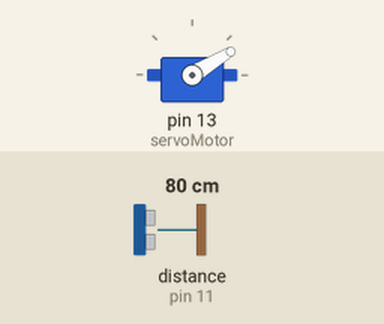
Recording of a sketch running on a simulated Arduino Uno, built with avr-gcc and run on an emulated ATmega328P. Shown: servo. Wiring (inferred from the names in the program): ultrasonic range finder: trigger pin 11; echo pin 11. The inputs (shaded band) are chosen by the test bench; at power-on: distance to the obstacle (sensor on pin 11) 80 cm. The echo pulse lasts 58.3 µs per cm.

Above: at 1.2 s.
1.3 s: distance to the obstacle (sensor on pin 11) set to 2 cm
At 2.5 s:
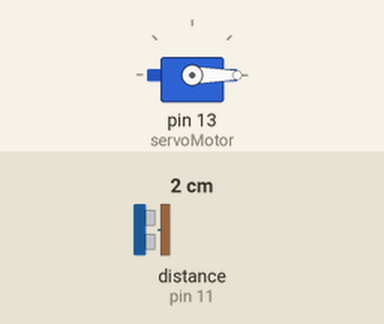
2.8 s: distance to the obstacle (sensor on pin 11) set to 120 cm
At 3.2 s:
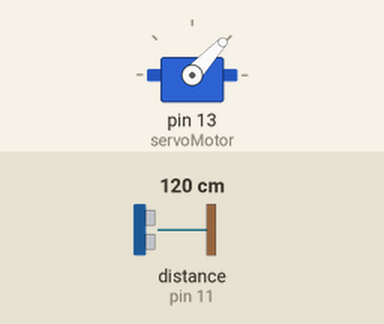
4.3 s: distance to the obstacle (sensor on pin 11) set to 250 cm
At 5.0 s:
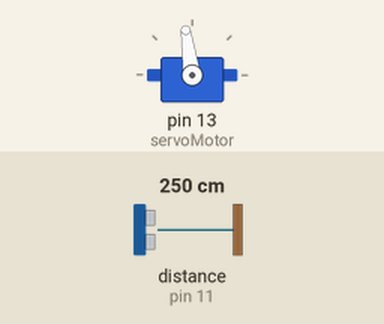
5.9 s: distance to the obstacle (sensor on pin 11) set to 299 cm
At 7.0 s:
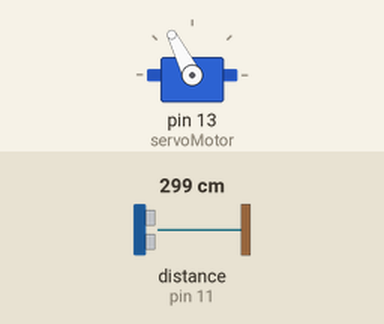
Timing chart, 0 to 8.5 s (numbered marks = the images above; inputs shaded):
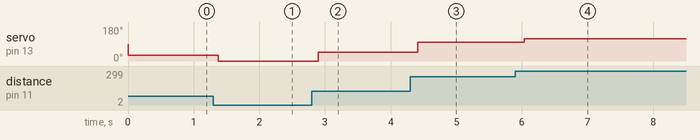

The sketch:

Servo.ino
```cpp
#include <Servo.h>
const int trigPin = 11;
const int echoPin = 11;
Servo servoMotor;
void setup()
{
  // initialize serial communication:
  Serial.begin(9600);
  servoMotor.attach(13);
}

void loop()
{
  long duration, inches, cm;

  pinMode(trigPin, OUTPUT);
  digitalWrite(trigPin, LOW);
  delayMicroseconds(2);
  digitalWrite(trigPin, HIGH);
  delayMicroseconds(10);
  digitalWrite(trigPin, LOW);

  pinMode(echoPin, INPUT);
  duration = pulseIn(echoPin, HIGH);
  inches = microsecondsToInches(duration);
  cm = microsecondsToCentimeters(duration);
  servoMotor.write(inches);
  delay(100);
}

long microsecondsToInches(long microseconds)
{

  return microseconds / 74 / 2;
}

long microsecondsToCentimeters(long microseconds)
{

  return microseconds / 29 / 2;
}
```

Measured:
- after the input at 1.3 s, servo on pin 13 (servoMotor): 31° → 0° after 0.07 s
- after the input at 2.8 s, servo on pin 13 (servoMotor): 0° → 47° after 0.10 s
- after the input at 4.3 s, servo on pin 13 (servoMotor): 47° → 98° after 0.11 s
- after the input at 5.9 s, servo on pin 13 (servoMotor): 98° → 117° after 0.13 s
